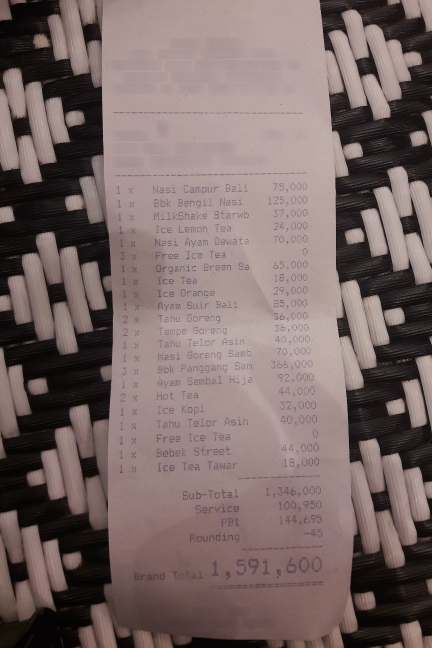
#> input picture data/raw/cord_receipt_000.jpg, 864 x 1296 px (shown at 1/2 size)
$ python -i image_processing.py   (imports and definitions only)   (older library calls are emulated)
#> lines starting #> are read from the running program, lines starting #| are printed output that depends on the picture; after the words box and inside, x2 and y2 are one past the last pixel; in counts of white or black regions, pixels touching at a corner belong together
#> further down, picture is the input picture: shape (1296, 864, 3); mean B, G, R 102.2, 104.1, 121.2
import cv2
import numpy as np
import logging

logger = logging.getLogger(__name__)

def crop_document(img_bgr: np.ndarray) -> np.ndarray:
    """
    Aísla el papel de la factura usando técnicas avanzadas para fondos complejos.

    Args:
        img_bgr (np.ndarray): Imagen original en formato BGR.

    Returns:
        np.ndarray: Imagen recortada con el área de la factura o la imagen original si falla.
    """
    try:
        gray = cv2.cvtColor(img_bgr, cv2.COLOR_BGR2GRAY)
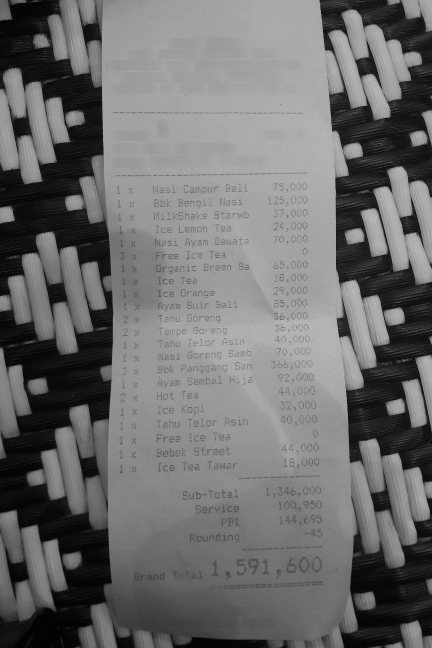
#> gray: shape (1296, 864) (shown at 1/2 size); min 0, max 237, mean 109
        h_img, w_img = gray.shape
#> h_img = 1296; w_img = 864

        # Técnica 1: Detección basada en diferencias de color/textura
        # Convertimos a espacio de color HSV para mejor separación fondo-documento
        hsv = cv2.cvtColor(img_bgr, cv2.COLOR_BGR2HSV)
#> hsv: shape (1296, 864, 3); mean H, S, V 37.5, 51.1, 121.2

        # Detectamos áreas claras (típico de papel)
        light_mask = cv2.inRange(hsv, (0, 0, 200), (180, 30, 255))
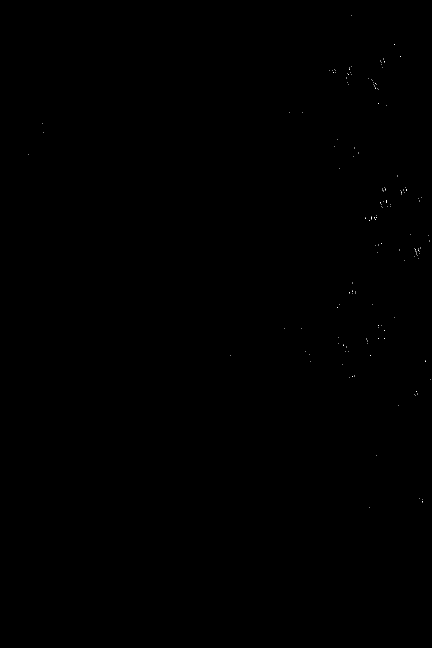
#> light_mask: shape (1296, 864) (shown at 1/2 size); 0.02% white in thin lines or dots, all inside (x1, y1, x2, y2) = (56, 31, 862, 1016)

        # Detectamos áreas con baja saturación (típico de documento)
        low_sat_mask = cv2.inRange(hsv, (0, 0, 50), (180, 40, 255))
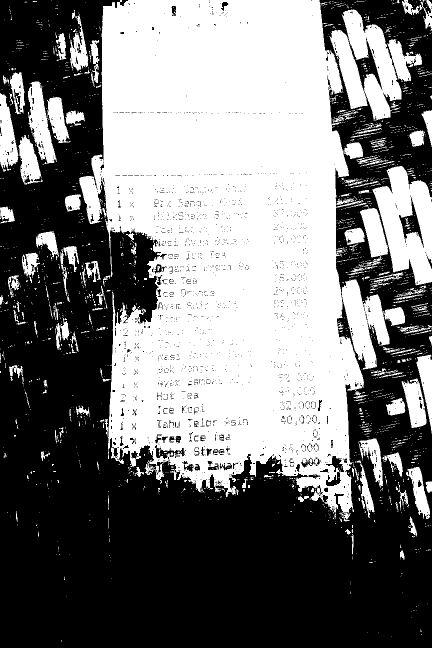
#> low_sat_mask: shape (1296, 864) (shown at 1/2 size); 47.5% white; 2019 white regions (1805 under 20 px), largest, box (x1, y1, x2, y2) and area: (158, 0, 728, 1043) 424147, (745, 332, 864, 571) 16916, (683, 19, 803, 242) 11100

        # Combinamos máscaras
        paper_mask = cv2.bitwise_or(light_mask, low_sat_mask)

        # Limpiamos la máscara
        kernel = cv2.getStructuringElement(cv2.MORPH_ELLIPSE, (7, 7))
        paper_mask = cv2.morphologyEx(paper_mask, cv2.MORPH_CLOSE, kernel)
#> paper_mask: shape (1296, 864); 51.6% white; 70 black regions (1 under 20 px), largest, box (x1, y1, x2, y2) and area: (0, 0, 864, 1296) 479184, (664, 0, 864, 369) 28041, (769, 639, 864, 710) 3263
        paper_mask = cv2.morphologyEx(paper_mask, cv2.MORPH_OPEN, kernel)
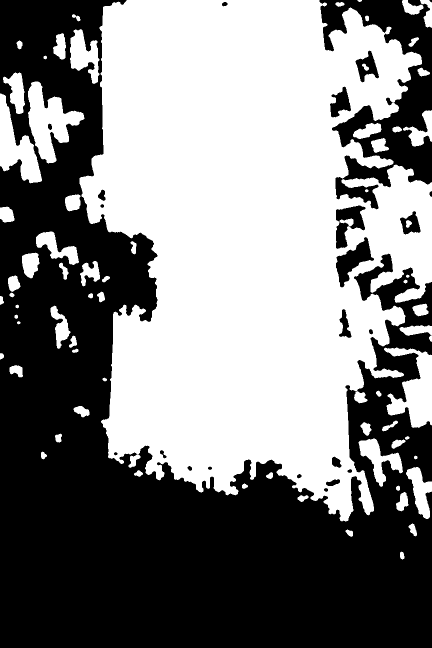
#> paper_mask: shape (1296, 864) (shown at 1/2 size); 50.5% white; 25 black regions (1 under 20 px), largest, box (x1, y1, x2, y2) and area: (0, 0, 864, 1296) 503600, (639, 0, 864, 419) 38288, (672, 474, 748, 575) 3079

        # Técnica 2: Detección de bordes tradicional como fallback
        blurred = cv2.GaussianBlur(gray, (5, 5), 0)
        edges = cv2.Canny(blurred, 30, 150)
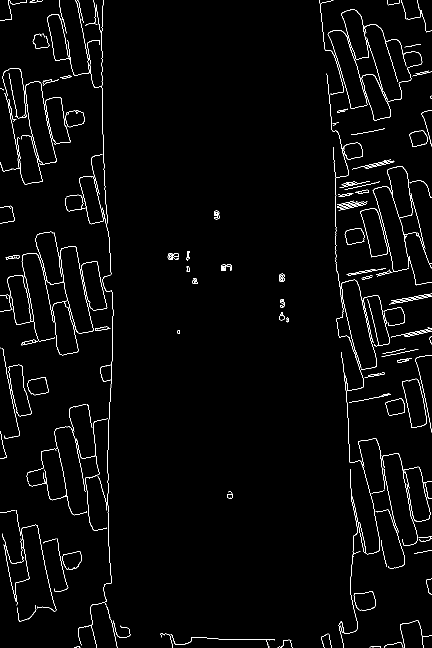
#> edges: shape (1296, 864) (shown at 1/2 size); 2% white in thin lines or dots
        kernel = cv2.getStructuringElement(cv2.MORPH_RECT, (3, 3))
        edges = cv2.dilate(edges, kernel, iterations=1)
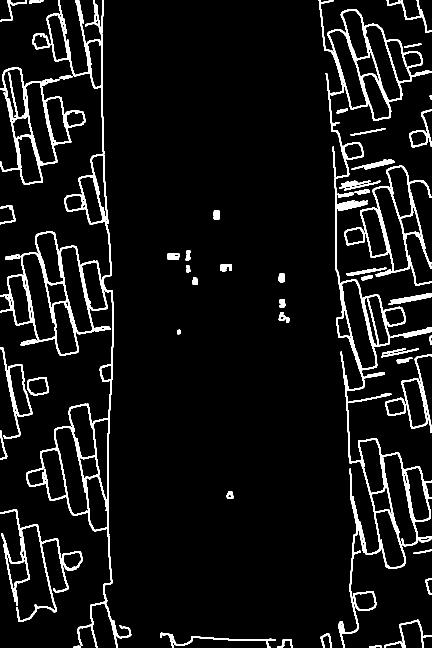
#> edges: shape (1296, 864) (shown at 1/2 size); 6.7% white; 61 white regions, largest, box (x1, y1, x2, y2) and area: (637, 0, 864, 1296) 21121, (0, 0, 263, 1296) 20980, (0, 135, 171, 370) 5665

        # Combinamos ambas técnicas
        combined = cv2.bitwise_or(paper_mask, edges)
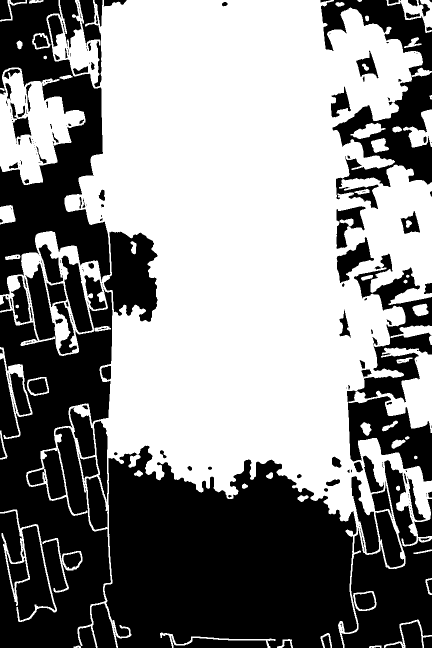
#> combined: shape (1296, 864) (shown at 1/2 size); 54.6% white; 298 black regions (167 under 20 px)

        # Encontramos contornos
        contours, _ = cv2.findContours(combined, cv2.RETR_EXTERNAL, cv2.CHAIN_APPROX_SIMPLE)
#> contours = 53 contours, 1 with area under 20; largest, box (x1, y1, x2, y2) and area: (0, 0, 864, 1296) 623919, (0, 135, 171, 370) 23405, (0, 694, 65, 878) 3706, (0, 1019, 114, 1244) 3702, (806, 219, 864, 295) 1976

        if contours:
            valid_contours = []

            for c in contours:
                area = cv2.contourArea(c)

                # Eliminar contornos muy pequeños
                if area > 5000:
                    x, y, w, h = cv2.boundingRect(c)

                    # Solo rectángulos con proporción razonable
                    aspect_ratio = w / h
                    if 0.5 <= aspect_ratio <= 2.0:
                        coverage = area / (h_img * w_img)
                        if coverage > 0.03:  # Al menos 3%
                            roi = gray[y:y+h, x:x+w]
                            mean_brightness = np.mean(roi)
                            if mean_brightness > 100:  # Área relativamente clara
                                valid_contours.append(c)
#> this loop made 53 passes
#> (area, x, y, w, h, aspect_ratio, coverage, mean_brightness) on pass 51: (623919, 0, 0, 864, 1296, 0.667, 0.557, 109)
#> (area, x, y, w, h, aspect_ratio, coverage) on pass 42: (23405, 0, 135, 171, 235, 0.728, 0.0209)
#> after the loop, valid_contours = 1 contour; box (x1, y1, x2, y2) and area: (0, 0, 864, 1296) 623919

            if valid_contours:
                # Elegimos el contorno más grande y mejor proporcionado
                best_contour = max(valid_contours, key=lambda c: cv2.contourArea(c))
#> best_contour = contour of 5880 points, box (x1, y1, x2, y2) (0, 0, 864, 1296), area 623919
                x, y, w, h = cv2.boundingRect(best_contour)

                # Margen ajustado
                margin = 10
                y1 = max(0, y - margin)
#> y1 = 0
                y2 = min(img_bgr.shape[0], y + h + margin)
#> y2 = 1296
                x1 = max(0, x - margin)
#> x1 = 0
                x2 = min(img_bgr.shape[1], x + w + margin)
#> x2 = 864

                return img_bgr[y1:y2, x1:x2]

        return img_bgr
    except Exception as e:
        logger.error(f"Error procesando el recorte del documento: {e}")
        return img_bgr

# [52 lines left out: function preprocess_image_for_ocr, not called in this run]

>>> import cv2
>>> picture = cv2.imread('../../data/raw/cord_receipt_000.jpg')
>>> result = crop_document(picture)

$ run again, on data/raw/cord_receipt_001.jpg
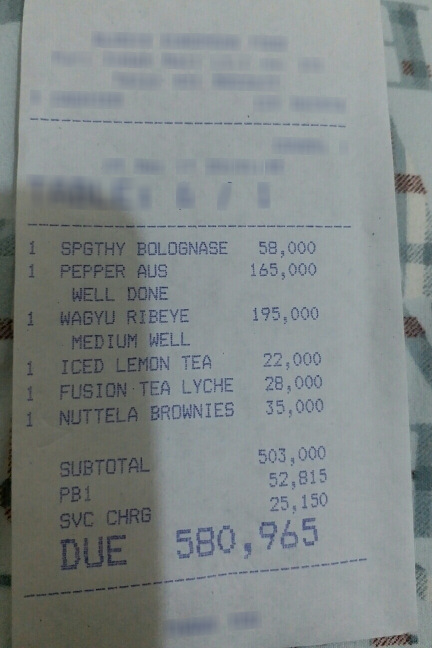
#> input picture data/raw/cord_receipt_001.jpg, 864 x 1296 px (shown at 1/2 size)
#> picture is the input picture: shape (1296, 864, 3); mean B, G, R 136, 135.9, 129.3
#> hsv: shape (1296, 864, 3); mean H, S, V 82.4, 22.1, 138.5
#> light_mask: shape (1296, 864); every value is 0
#> in crop_document, `low_sat_mask = cv2.inRange(hsv, (0, 0, 50), (180, 40, 255))`:
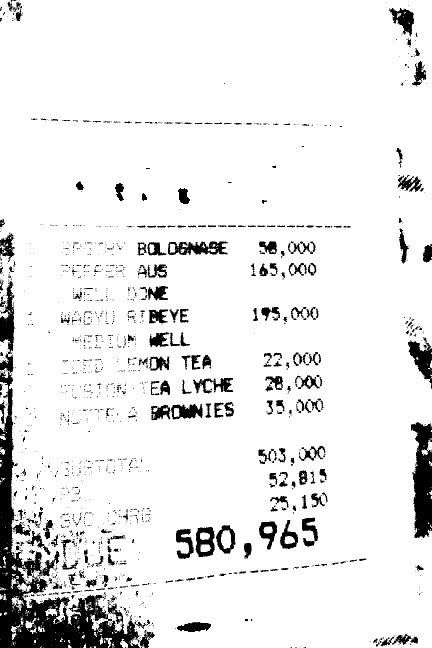
#> low_sat_mask: shape (1296, 864) (shown at 1/2 size); 91.4% white; 1760 black regions (1455 under 20 px), largest, box (x1, y1, x2, y2) and area: (0, 562, 310, 1296) 35884, (822, 844, 864, 1076) 7086, (816, 674, 864, 778) 2182
#> in crop_document, `combined = cv2.bitwise_or(paper_mask, edges)`:
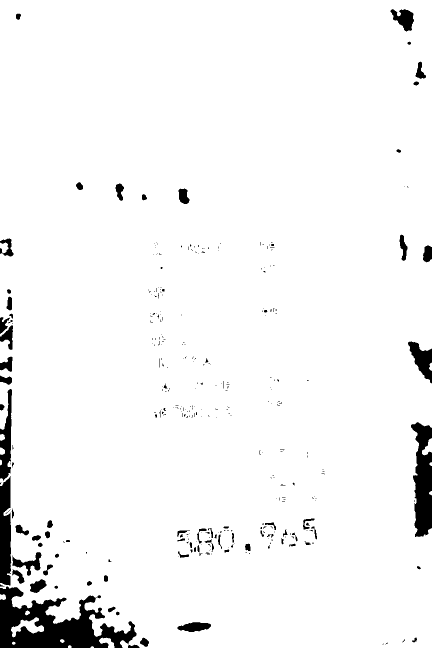
#> combined: shape (1296, 864) (shown at 1/2 size); 95.8% white; 324 black regions (236 under 20 px)
#> contours = 17 contours, 1 with area under 20; largest, box (x1, y1, x2, y2) and area: (0, 0, 864, 1296) 1078880, (22, 1234, 88, 1275) 1003, (844, 876, 864, 911) 323, (198, 1275, 229, 1296) 312, (0, 485, 17, 507) 224
#> the loop in crop_document, `for c in contours:` made 17 passes
#> (area, x, y, w, h, aspect_ratio, coverage, mean_brightness) on pass 17: (1078879.5, 0, 0, 864, 1296, 0.667, 0.964, 133.9)
#> after the loop in crop_document, `for c in contours:`: valid_contours = 1 contour; box (x1, y1, x2, y2) and area: (0, 0, 864, 1296) 1078880
#> best_contour = contour of 1336 points, box (x1, y1, x2, y2) (0, 0, 864, 1296), area 1078880
#> y1 = 0
#> y2 = 1296
#> x1 = 0
#> x2 = 864

$ run again, on data/raw/cord_receipt_003.jpg
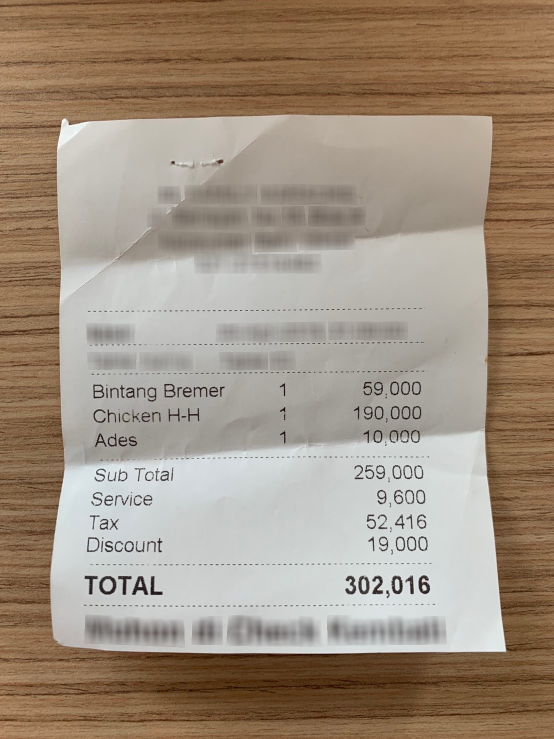
#> input picture data/raw/cord_receipt_003.jpg, 1108 x 1478 px (shown at 1/2 size)
#> picture is the input picture: shape (1478, 1108, 3); mean B, G, R 128.4, 144.9, 160.4
#> hsv: shape (1478, 1108, 3); mean H, S, V 30.3, 64.3, 161.3
#> light_mask: shape (1478, 1108); 20% white; 451 white regions (394 under 20 px), largest, box (x1, y1, x2, y2) and area: (101, 862, 1012, 1307) 281939, (127, 516, 416, 661) 19686, (115, 237, 280, 399) 13623
#> low_sat_mask: shape (1478, 1108); 54.8% white; 616 black regions (535 under 20 px), largest, box (x1, y1, x2, y2) and area: (0, 0, 1108, 1478) 731555, (265, 1153, 295, 1189) 374, (200, 1153, 231, 1188) 349
#> combined: shape (1478, 1108); 59.7% white; 425 black regions (328 under 20 px)
#> contours = 39 contours; largest, box (x1, y1, x2, y2) and area: (0, 214, 1108, 1309) 959507, (0, 1354, 315, 1397) 4957, (517, 1411, 1108, 1449) 3512, (0, 1419, 361, 1446) 2952, (158, 173, 635, 205) 2332
#> the loop in crop_document, `for c in contours:` made 39 passes
#> (area, x, y, w, h, aspect_ratio, coverage, mean_brightness) on pass 32: (959507, 0, 214, 1108, 1095, 1.01, 0.586, 163.9)
#> after the loop in crop_document, `for c in contours:`:
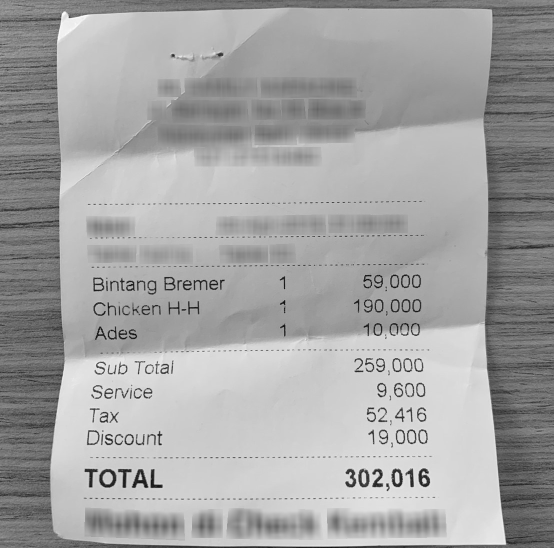
#> roi: shape (1095, 1108) (shown at 1/2 size); min 1, max 254, mean 163.9
#> after the loop in crop_document, `for c in contours:`: valid_contours = 1 contour; box (x1, y1, x2, y2) and area: (0, 214, 1108, 1309) 959507
#> best_contour = contour of 3183 points, box (x1, y1, x2, y2) (0, 214, 1108, 1309), area 959507
#> y1 = 204
#> y2 = 1319
#> x1 = 0
#> x2 = 1108
#> in crop_document, `return img_bgr[y1:y2, x1:x2]`:
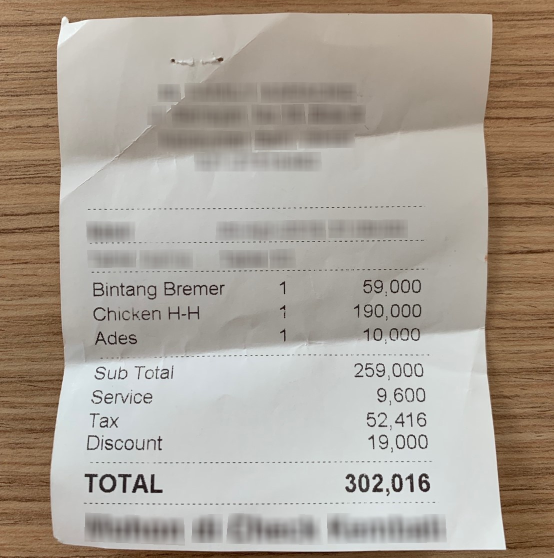
#> returned value: shape (1115, 1108, 3) (shown at 1/2 size); mean of channels 0, 1, 2 149.8, 161.1, 170.5; drawn as B, G, R
